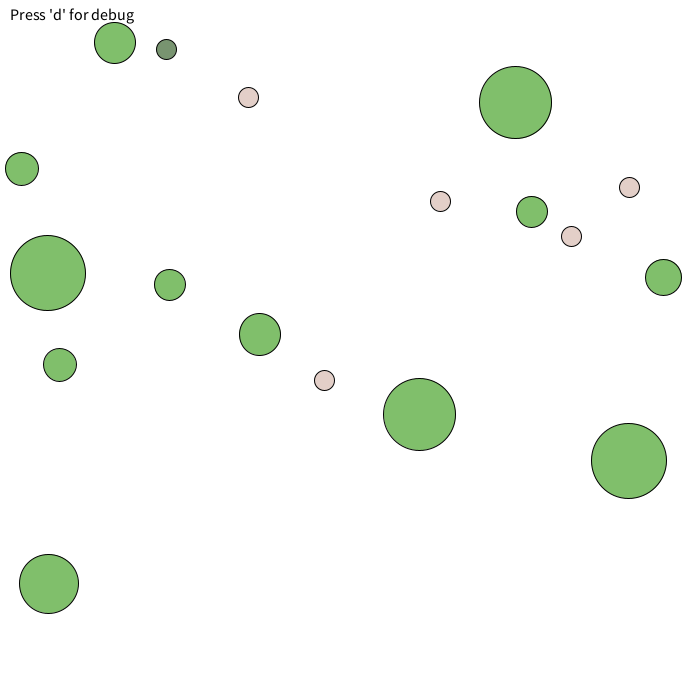
Frame 1 (no input)
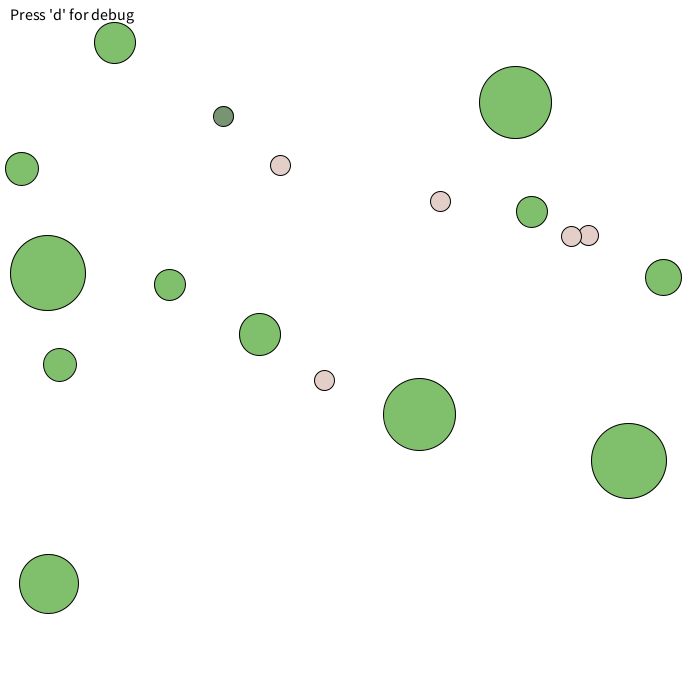
Frame 60 (the mouse pressed at the canvas centre just before this capture)
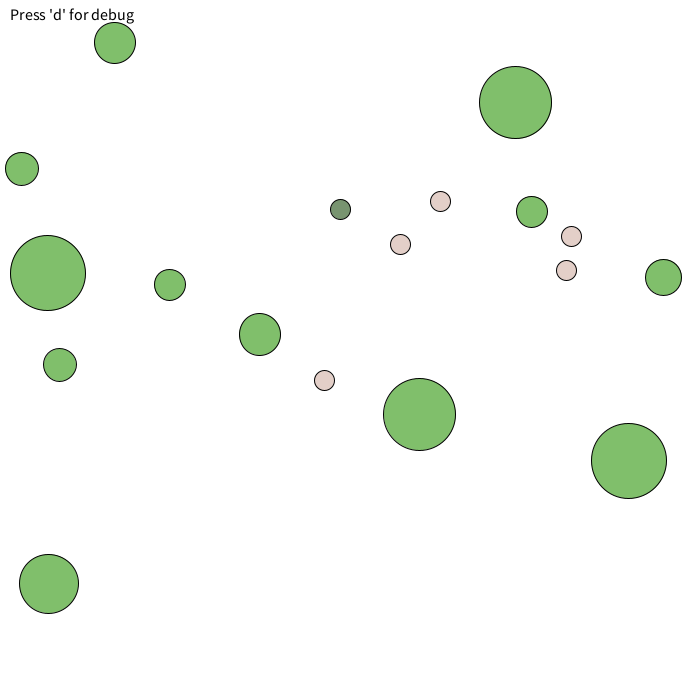
Frame 120 (the mouse held since frame 60 and released just before this capture)

The Processing sketch that drew these frames (run headless with seeded random() and noise(); from frame 60 on, the mouse is pressed at the canvas centre):

// Processing sketch: GrassiGouffon_HVZ_A
// ── GrassiGouffon_HVZ_A.pde
ArrayList<Obstacle> trees;
ArrayList<Zombie> zombies;
ArrayList<Human> humans;
int obstacleNumber = 12;
int initialZombies = 1;
int initialHumans = 5;

//Maximum speed and force for zombies and humans
float zombieMs = 2.5, zombieMf = 0.05;
float humanMs = 3, humanMf = 0.3;

float vehicleRadius = 40; //Generic radius for humans and zombies for now

boolean debug = false;

void setup() {
  size(700, 700);

  //Initialize trees, zombies and humans
  trees = new ArrayList<Obstacle>();
  humans = new ArrayList<Human>();
  zombies = new ArrayList<Zombie>();
  
  for(int i=0; i<initialHumans; i++) humans.add(new Human(random(vehicleRadius, width-vehicleRadius), random(vehicleRadius, height-vehicleRadius), vehicleRadius, humanMs, humanMf));
  
  for(int i=0; i<initialZombies; i++) zombies.add(new Zombie(random(vehicleRadius, width-vehicleRadius), random(vehicleRadius, height-vehicleRadius), vehicleRadius, zombieMs, zombieMf));
  
  //Generate the trees while making sure they don't spawn where there is already a human or a zombie
  Obstacle o;
  for(int i=0; i<obstacleNumber; i++)
  {
    do //Keep generating a new tree until it lands on a free spot
    {
      o = new Obstacle(60*random(1, 3)); //Randomize tree position
    }
    while(isThereAnythingAt(o));
    trees.add(o);
  }
}

void draw() {
  background(255);
  
  if(debug) drawDebug();
  
  //Draw trees
  fill(#80BF6B);
  for(int i=0; i<trees.size(); i++) trees.get(i).display();
  
  //Update and draw humans
  fill(#E3CFC8);
  for(int i=0; i<humans.size(); i++)
  {
    humans.get(i).update();
    humans.get(i).display();
  }
  
  //Update and draw zombies
  fill(#789470);
  for(int i=0; i<zombies.size(); i++)
  {
    zombies.get(i).update();
    zombies.get(i).display();
  }  
  
  fill(#000000);
  textSize(16);
  text("Press 'd' for debug", 10, 20);
}

boolean isThereAnythingAt(Obstacle o)
{
  for(int i=0; i<zombies.size(); i++) //Is there a zombie at that spot?
  {
    if(zombies.get(i).hasCollided(o)) return true;
  }
  for(int i=0; i<humans.size(); i++) //Is there a human at that spot?
  {
    if(humans.get(i).hasCollided(o)) return true;
  }
  return false; //Spot is free, the tree can be added there
}

void keyPressed()
{
  if(key == 'D' || key == 'd') debug = !debug;
}

void drawDebug()
{
  for(int i=0; i<zombies.size(); i++)
  {
    Zombie z = zombies.get(i);
    //Draw target lines
    stroke(#FF0000);
    if(zombies.get(i).target != null) line(z.position.x, z.position.y, z.target.x, z.target.y);
    z.drawMovementVectors();
  }
  
  for(int i=0; i<humans.size(); i++)
  {
    humans.get(i).drawMovementVectors();
  }
  stroke(#000000);
}
// ── Human.pde
//Human class
//Creates an inherited Human object from the Vehicle class
//Due to the abstract nature of the vehicle class, the Human
//  must implement the following methods:  
//  calcSteeringForces() and display()

class Human extends Vehicle {

  //---------------------------------------
  //Class fields
  //---------------------------------------

  //seeking target
  //set to null for now
  PVector target = null;
  
  //PShape to draw this Human object
  PShape body;

  //overall steering force for this Human accumulates the steering forces
  //  of which this will be applied to the vehicle's acceleration
  PVector steeringForce;
  
  //Zone of comfort for zombie proximity
  float fleeingDistance = width/9;


  //---------------------------------------
  //Constructor
  //Human(x position, y position, radius, max speed, max force)
  //---------------------------------------
  Human(float x, float y, float r, float ms, float mf) {
      
    //call the super class' constructor and pass in necessary arguments
    super(x, y, r, ms, mf);

    //instantiate steeringForce vector to (0, 0)
    steeringForce = new PVector(0, 0);

    //PShape initialization
    //draw the Human "pointing" toward 0 degrees
    body = createShape(TRIANGLE,  0, 0, 10, -30, -10, -30);
  }


  //--------------------------------
  //Abstract class methods
  //--------------------------------
  
  //Method: calcSteeringForces()
  //Purpose: Based upon the specific steering behaviors this Human uses
  //         Calculates all of the resulting steering forces
  //         Applies each steering force to the acceleration
  //         Resets the steering force
  void calcSteeringForces() {  
    PVector fleeingForce = new PVector(0, 0);
    
    //Find the closest zombie and flee from it
    Zombie zombie = zombies.get(0);
    for(int i=1; i<zombies.size(); i++)
    {
      if(PVector.sub(zombies.get(i).position, this.position).magSq() < PVector.sub(zombie.position, this.position).magSq()) //There is a closer zombie
        zombie = zombies.get(i);
    }
    if(PVector.sub(zombie.position, this.position).magSq() < pow(fleeingDistance, 2)) fleeingForce = flee(zombie.position); //If the closest zombie is too close for comfort, flee
    
    //Avoid obstacles
    PVector avoidanceForce = new PVector(0, 0);
    for(int i=0; i<trees.size(); i++) avoidanceForce.add(avoid(trees.get(i)));
    
    //Stay within boundaries
    PVector boundaryForce = stayWithinBoundaries();

    //add the above seeking force to this overall steering force
    //steeringForce.add(PVector.mult(fleeingForce, 1.4));
    steeringForce.add(fleeingForce);
    steeringForce.add(PVector.mult(avoidanceForce, 1.5));
    steeringForce.add(boundaryForce);

    //limit this Human's steering force to a maximum force
    steeringForce.limit(maxForce);

    //apply this steering force to the vehicle's acceleration
    applyForce(steeringForce);

    //reset the steering force to 0
    steeringForce.set(0, 0);
  }
  

  //Method: display()
  //Purpose: Finds the angle this Human should be heading toward
  //         Draws this Human as a triangle pointing toward 0 degreed
  //         All Vehicles must implement display
  void display() {
    ellipse(position.x, position.y, radius/2, radius/2);      

  }
  
  //--------------------------------
  //Class methods
  //--------------------------------
  
  
  
}
// ── Obstacle.pde
class Obstacle
{
  PVector position;
  float radius;
  
  Obstacle(float radius)
  {
    //Choose position randomly
    float x = random(0, width+1);
    float y = random(0, height+1);
    this.radius = radius;
    position = new PVector(x, y);
  }
  
  void display()
  {
    ellipse(position.x, position.y, radius/2, radius/2);
  }
  
}
// ── Vehicle.pde
//Vehicle class
//Specific autonomous agents will inherit from this class 
//Abstract since there is no need for an actual Vehicle object
//Implements the stuff that each auto agent needs: movement, steering force calculations, and display

abstract class Vehicle {

  //--------------------------------
  //Class fields
  //--------------------------------
  //vectors for moving a vehicle
  PVector acceleration, velocity, position;

  //no longer need direction vector - will utilize forward and right
  //these orientation vectors provide a local point of view for the vehicle
  PVector forward, right;

  //floats to describe vehicle movement and size
  float maxSpeed, maxForce, radius, mass, safeDistance;


  //--------------------------------
  //Constructor
  //Vehicle(x position, y position, radius, max speed, max force)
  //--------------------------------
  Vehicle(float x, float y, float r, float ms, float mf) {
    //Assign parameters to class fields
    position = new PVector(x, y);
    acceleration = new PVector(0, 0);
    velocity = new PVector(0, 0);
    right = new PVector(0, 0);
    forward = new PVector(0, 0);
    radius = r;
    maxSpeed = ms;
    maxForce = mf;
    safeDistance = 40;
    mass = 1; //Mass is needed for applyForces but the constructor we were given doesn't include it, so I'll just have everyone have the same mass for now
  }

  //--------------------------------
  //Abstract methods
  //--------------------------------
  //every sub-class Vehicle must use these functions
  abstract void calcSteeringForces();
  abstract void display();

  //--------------------------------
  //Class methods
  //--------------------------------
  
  //Method: update()
  //Purpose: Calculates the overall steering force within calcSteeringForces()
  //         Applies movement "formula" to move the position of this vehicle
  //         Zeroes-out acceleration 
  void update() {
    //calculate steering forces by calling calcSteeringForces()
    calcSteeringForces(); //<>//
    //add acceleration to velocity, limit the velocity, and add velocity to position
    velocity.add(acceleration);
    velocity.limit(maxSpeed);
    position.add(velocity);
    
    //calculate forward and right vectors
    forward = velocity.copy();
    forward.normalize();
    right.set(forward.y, -forward.x);
    //reset acceleration
    acceleration.set(0, 0);
  }

  
  //Method: applyForce(force vector)
  //Purpose: Divides the incoming force by the mass of this vehicle
  //         Adds the force to the acceleration vector
  void applyForce(PVector force) {
    acceleration.add(PVector.div(force, mass));
  }
  
  //Method: hasCollided(other vehicle)
  //Purpose: Checks if object has collided with another vehicle
  boolean hasCollided(Vehicle v) {
    if(PVector.sub(v.position, this.position).magSq() <= pow(v.radius/2, 2)+pow(this.radius/2, 2))
      return true;
    else return false;
  }
  
  //Method: hasCollided(Obstacle o)
  //Purpose: Pretty much the same thing as the previous method except it's for Ostacles
  boolean hasCollided(Obstacle o) {
    if(PVector.sub(o.position, this.position).magSq() <= pow(o.radius/2, 2)+pow(this.radius/2, 2))
      return true;
    else return false;
  }
  
  //Method: drawMovementVectors()
  //Purpose: Draws forward and right vectors for debug
  void drawMovementVectors()
  {
    stroke(#00FF00);
    PVector f = forward.copy().normalize();
    f.mult(width/13);
    line(position.x, position.y, f.x+position.x, f.y+position.y);
    
    stroke(#0000FF);
    PVector r = right.copy().normalize();
    r.mult(width/13);
    line(position.x, position.y, r.x+position.x, r.y+position.y);
  }
  
  
  //--------------------------------
  //Steering Methods
  //--------------------------------
  
  //Method: seek(target's position vector)
  //Purpose: Calculates the steering force toward a target's position
  PVector seek(PVector target){
    PVector desired = PVector.sub(target, position); //<>//
    desired.normalize();
    desired.mult(maxSpeed);
    return PVector.sub(desired, velocity);

  }
  
  //Method: flee(target's position vector)
  //Purpose: Calculates the steering force toward a target's position
  PVector flee(PVector target){
    PVector desired = PVector.sub(position, target);
    desired.normalize();
    desired.mult(maxSpeed);
    return PVector.sub(desired, velocity);

  }
  
  //Method: stayWithinBoundaries()
  //Purpose: Returns the corresponding steering force to go back to the center if the subject is too far
  PVector stayWithinBoundaries()
  {
    if(PVector.sub(this.position, new PVector(width/2, height/2)).magSq() > pow(height/2-2*this.radius, 2)) return seek(new PVector(width/2, height/2));
    else return new PVector(0, 0);
  }
  
  //Method: avoid(obstacle to be avoided)
  //Purpose: Calculates the steering force to avoid the given obstacle
  PVector avoid(Obstacle o){
    PVector desired;
    PVector vecToC = PVector.sub(o.position, this.position);
    
    //Check for any conditions that make it unnecessary to worry about the obstacle
    //Reynold's test for non-intersection
    if(vecToC.magSq() - pow(o.radius + this.radius, 2) > pow(safeDistance, 2)) return new PVector(0, 0);
    
    //If obstacle is behind, no need to avoid it
    if(PVector.dot(vecToC, this.forward) < 0) return new PVector(0, 0); 
    
    //See if it can squeeze through
    float dotR = PVector.dot(vecToC, right);
    if(this.radius + o.radius < abs(dotR)) return new PVector(0, 0);
    
    //Can't squeeze, collision is imminent. Avoid the obstacle
    if(dotR>0) //If the target is to the right, steer to the left
      desired = PVector.mult(PVector.mult(this.right, -1), maxSpeed);
    else //Steer to the right
      desired = PVector.mult(this.right, maxSpeed);
    
    PVector steer = PVector.sub(desired, velocity); //Transform the desired velocity into a steering force
    return PVector.mult(steer, this.safeDistance/vecToC.mag()); //Scale it by distance to the obstacle
  }
}
// ── Zombie.pde
//Zombie class
//Creates an inherited Zombie object from the Vehicle class
//Due to the abstract nature of the vehicle class, the Zombie
//  must implement the following methods:  
//  calcSteeringForces() and display()

class Zombie extends Vehicle {

  //---------------------------------------
  //Class fields
  //---------------------------------------

  //seeking target
  //set to null for now
  PVector target = null;
  
  //PShape to draw this Zombie object
  PShape body;

  //overall steering force for this Zombie accumulates the steering forces
  //  of which this will be applied to the vehicle's acceleration
  PVector steeringForce;


  //---------------------------------------
  //Constructor
  //Zombie(x position, y position, radius, max speed, max force)
  //---------------------------------------
  Zombie(float x, float y, float r, float ms, float mf) {
      
    //call the super class' constructor and pass in necessary arguments
    super(x, y, r, ms, mf);

    //instantiate steeringForce vector to (0, 0)
    steeringForce = new PVector(0, 0);

    //PShape initialization
    //draw the Zombie "pointing" toward 0 degrees
    body = createShape(TRIANGLE,  0, 0, 10, -30, -10, -30);
  }


  //--------------------------------
  //Abstract class methods
  //--------------------------------
  
  //Method: calcSteeringForces()
  //Purpose: Based upon the specific steering behaviors this Zombie uses
  //         Calculates all of the resulting steering forces
  //         Applies each steering force to the acceleration
  //         Resets the steering force
  void calcSteeringForces() {  
    PVector seekingForce = new PVector(0, 0);
    PVector avoidanceForce = new PVector(0, 0);
    
    //Find closest human and seek it
    target = null;
    if(humans.size()>0) 
    {
      Human human = humans.get(0);
      for(int i=1; i<humans.size(); i++)
      {
        if(PVector.sub(humans.get(i).position, this.position).magSq() < PVector.sub(human.position, this.position).magSq()) //There is a closer human
          human = humans.get(i);
      }
      target = human.position;
      seekingForce = seek(target);
    }
    
    //Avoid obstacles
    for(int i=0; i<trees.size(); i++) avoidanceForce.add(avoid(trees.get(i)));
    
    //Stay within boundaries
    PVector boundaryForce = stayWithinBoundaries();

    //add the above seeking force to this overall steering force
    steeringForce.add(seekingForce);
    steeringForce.add(PVector.mult(avoidanceForce, 1.5));
    steeringForce.add(boundaryForce);

    //limit this Zombie's steering force to a maximum force
    steeringForce.limit(maxForce);

    //apply this steering force to the vehicle's acceleration
    applyForce(steeringForce);

    //reset the steering force to 0
    steeringForce.set(0, 0);
  }
  

  //Method: display()
  //Purpose: Finds the angle this Zombie should be heading toward
  //         Draws this Zombie as a triangle pointing toward 0 degreed
  //         All Vehicles must implement display
  void display() {
      
    ellipse(position.x, position.y, radius/2, radius/2);
  }
  
  //--------------------------------
  //Class methods
  //--------------------------------
  
  void update() //Uses the Vehicle's update method, but also needs to check for collision with humans
  {
    super.update();
    
    //Checks for collision
    for(int i=0; i<humans.size(); i++)
    {
      if(hasCollided(humans.get(i))) //Remove human and spawn a zombie at the same location
      {
        zombies.add(new Zombie(humans.get(i).position.x, humans.get(i).position.y, vehicleRadius, zombieMs, zombieMf));
        humans.remove(i);
      }
    }
  }
  
}
